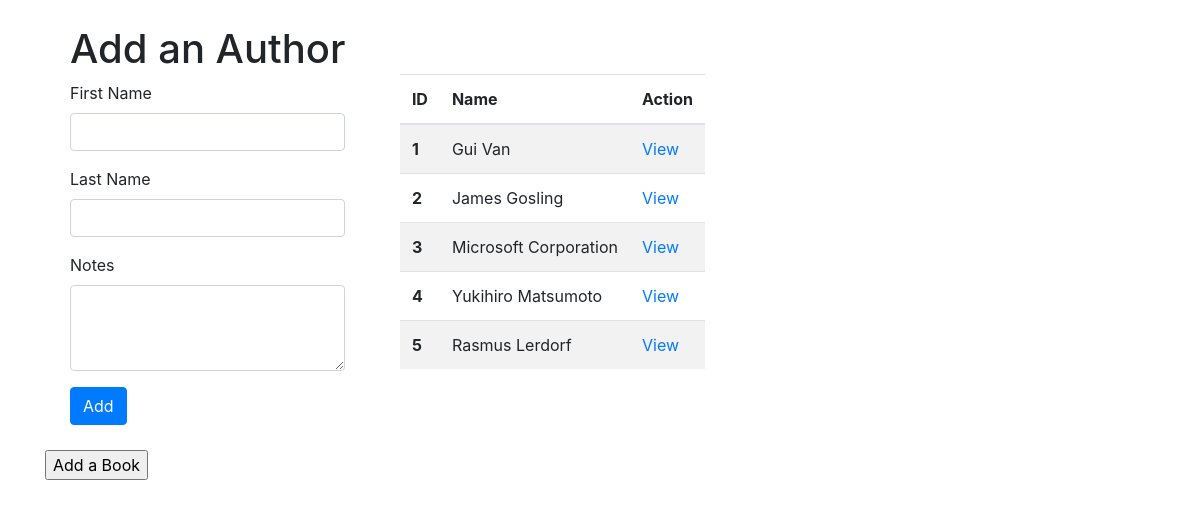
The app's page /authors with its own data.
### app.py (models this page shows, shortened)
class Author(db.Model):
    __tablename__ = "authors"
    id = db.Column(db.Integer, primary_key = True)
    first_name = db.Column(db.String(45))
    last_name = db.Column(db.String(45))
    notes = db.Column(db.Text)
    created_at = db.Column(db.DateTime, server_default = func.now())
    updated_at = db.Column(db.DateTime, server_default = func.now(), onupdate = func.now())
    author_of_books = db.relationship('Book', secondary = books_authors_table)

### app.py (the view)
@app.route("/authors")
def add_authors():
    authors = Author.query.all()
    return render_template("author.html", authors = authors)

### templates/author.html (shortened to what this page needs)
<!DOCTYPE html>
<html lang="en">
<head>
    <link rel="stylesheet" href="https://stackpath.bootstrapcdn.com/bootstrap/4.4.1/css/bootstrap.min.css">
</head>
<body>
    <div class="container">
        <div style="display: inline-block; margin: 25px;">
            <h1>Add an Author</h1>
            <form action="/add" method="POST">
                <div class="form-group">
                  <label for="formGroupExampleInput">First Name</label>
                  <input type="text" name="first_name" class="form-control" id="formGroupExampleInput">
                </div>
                <div class="form-group">
                    <label for="formGroupExampleInput">Last Name</label>
                    <input type="text" name="last_name" class="form-control" id="formGroupExampleInput">
                </div>
                <div class="form-group">
                    <label for="exampleFormControlTextarea1">Notes</label>
                    <textarea class="form-control" name="notes" id="exampleFormControlTextarea1" rows="3"></textarea>
                </div>
                <button type="submit" class="btn btn-primary">Add</button>
            </form>
        </div>
        <div style="display: inline-block; margin: 25px;">
            <table class="table table-striped">
                <thead>
                  <tr>
                    <th scope="col">ID</th>
                    <th scope="col">Name</th>
                    <th scope="col">Action</th>
                  </tr>
                </thead>
                <tbody>
                    {% for author in authors %}
                      <tr>
                        <th scope="row">{{author['id']}}</th>
                        <td>{{author['first_name']}} {{author['last_name']}} </td>
                        <td><a href="/authors/{{author['id']}}">View</a></td>
                      </tr>
                    {% endfor %}
                </tbody>
            </table>
        </div>
        <br>
        <a href="/"><input type="button" value="Add a Book"></a>
    </div>
</body>
</html>

### records on screen
Author: id "1", first_name "Gui", last_name "Van"
Author: id "2", first_name "James", last_name "Gosling"
Author: id "3", first_name "Microsoft", last_name "Corporation"
Author: id "4", first_name "Yukihiro", last_name "Matsumoto"
Author: id "5", first_name "Rasmus", last_name "Lerdorf"
